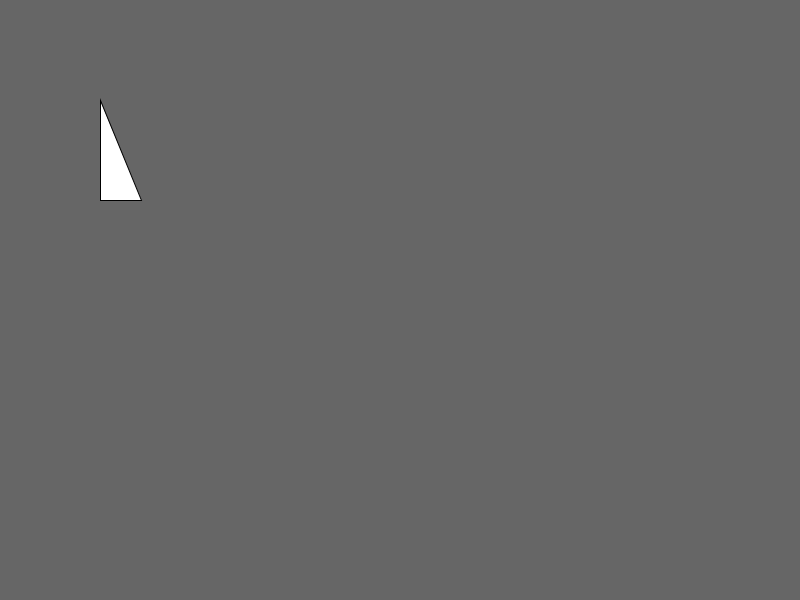
Frame 1 (no input)
Frame 60 (the mouse pressed at the canvas centre just before this capture): identical to frame 1, image omitted
Frame 120 (the mouse held since frame 60 and released just before this capture): identical to frame 1, image omitted

The Processing sketch that drew this single still picture (run headless with seeded random() and noise(); from frame 60 on, the mouse is pressed at the canvas centre):

// Processing sketch: SeeFromHere
// ── SeeFromHere.pde
/**
 * Regular Polygon
 * 
 * What is your favorite? Pentagon? Hexagon? Heptagon? 
 * No? What about the icosagon? The polygon() function 
 * created for this example is capable of drawing any 
 * regular polygon. Try placing different numbers into the 
 * polygon() function calls within draw() to explore. 
 */

void setup() {
  size(800, 600);
}

void draw() {
  background(102);

  int buildingWidth = 200;
  int buildingLength = 200;
  //drawBuilding(buildingWidth, buildingLength,  (width/2) - buildingWidth/2, (height/2) - buildingLength/2 ); 
 
   
  drawCamera2(100, 100, 100, 45);
  //drawCamera2(200, 100, 100, 45);
  
  
}

void drawBuilding(int length, int width, float x, float y) {
  beginShape();
  vertex(x, y);
  vertex(x+width, y);
  vertex(x+width, y+length);
  vertex(x, y+length);
  endShape(CLOSE);
  
}

void drawCamera(float x, float y, float fov, float range) {
  pushMatrix();
  translate(width*0.2, height*0.5);
  //rotate(frameCount / 200.0);
  polygon(0, 0, 80, 3);  // Triangle
  popMatrix();  
}

void drawCamera2(float x, float y, float range, float fov) {
 
  float theta = radians(fov / 2) ;

  float x1 = 0; //-1 * tan(theta) * range ;
  float y1 = range;
  
  float x2 = tan(theta) * range;
  float y2 = range;
  
  pushMatrix();
  translate(x, y);
  beginShape();
  vertex(0,0);
  vertex(x1,y1);
  vertex(x2,y2);
  endShape(CLOSE );
  popMatrix();
}



void polygon(float x, float y, float radius, int npoints) {
  float angle = TWO_PI / npoints;
  beginShape();
  for (float a = 0; a < TWO_PI; a += angle) {
    float sx = x + cos(a) * radius;
    float sy = y + sin(a) * radius;
    vertex(sx, sy);
  }
  endShape(CLOSE);
}


void drawTriangle() {
  pushMatrix();
  translate(width*0.2, height*0.5);
  //rotate(frameCount / 200.0);
  polygon(0, 0, 82, 3);  // Triangle
  popMatrix();
}
